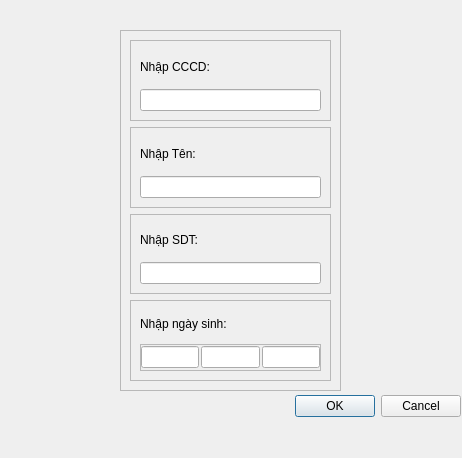
<?xml version="1.0" encoding="UTF-8"?>
<ui version="4.0">
 <class>DialogNhapKhachHang</class>
 <widget class="QDialog" name="DialogNhapKhachHang">
  <property name="geometry">
   <rect>
    <x>0</x>
    <y>0</y>
    <width>462</width>
    <height>458</height>
   </rect>
  </property>
  <property name="windowTitle">
   <string>Dialog</string>
  </property>
  <widget class="QDialogButtonBox" name="buttonBox">
   <property name="geometry">
    <rect>
     <x>120</x>
     <y>390</y>
     <width>341</width>
     <height>32</height>
    </rect>
   </property>
   <property name="orientation">
    <enum>Qt::Horizontal</enum>
   </property>
   <property name="standardButtons">
    <set>QDialogButtonBox::Cancel|QDialogButtonBox::Ok</set>
   </property>
  </widget>
  <widget class="QFrame" name="frame">
   <property name="geometry">
    <rect>
     <x>120</x>
     <y>30</y>
     <width>221</width>
     <height>361</height>
    </rect>
   </property>
   <property name="frameShape">
    <enum>QFrame::StyledPanel</enum>
   </property>
   <property name="frameShadow">
    <enum>QFrame::Raised</enum>
   </property>
   <layout class="QVBoxLayout" name="verticalLayout_2">
    <item>
     <widget class="QFrame" name="frame_2">
      <property name="frameShape">
       <enum>QFrame::StyledPanel</enum>
      </property>
      <property name="frameShadow">
       <enum>QFrame::Raised</enum>
      </property>
      <layout class="QVBoxLayout" name="verticalLayout_3">
       <item>
        <widget class="QLabel" name="label">
         <property name="text">
          <string>Nhập CCCD:</string>
         </property>
        </widget>
       </item>
       <item>
        <widget class="QLineEdit" name="lineEditNhapCCCD">
         <property name="inputMethodHints">
          <set>Qt::ImhNone</set>
         </property>
         <property name="inputMask">
          <string/>
         </property>
         <property name="text">
          <string/>
         </property>
         <property name="maxLength">
          <number>12</number>
         </property>
        </widget>
       </item>
      </layout>
     </widget>
    </item>
    <item>
     <widget class="QFrame" name="frame_6">
      <property name="frameShape">
       <enum>QFrame::StyledPanel</enum>
      </property>
      <property name="frameShadow">
       <enum>QFrame::Raised</enum>
      </property>
      <layout class="QVBoxLayout" name="verticalLayout_5">
       <item>
        <widget class="QLabel" name="label_3">
         <property name="text">
          <string>Nhập Tên:</string>
         </property>
        </widget>
       </item>
       <item>
        <widget class="QLineEdit" name="lineEditNhapTen"/>
       </item>
      </layout>
     </widget>
    </item>
    <item>
     <widget class="QFrame" name="frame_3">
      <property name="frameShape">
       <enum>QFrame::StyledPanel</enum>
      </property>
      <property name="frameShadow">
       <enum>QFrame::Raised</enum>
      </property>
      <layout class="QVBoxLayout" name="verticalLayout_4">
       <item>
        <widget class="QLabel" name="label_2">
         <property name="text">
          <string>Nhập SDT:</string>
         </property>
        </widget>
       </item>
       <item>
        <widget class="QLineEdit" name="lineEditNhapSDT">
         <property name="maxLength">
          <number>11</number>
         </property>
        </widget>
       </item>
      </layout>
     </widget>
    </item>
    <item>
     <widget class="QFrame" name="frame_5">
      <property name="frameShape">
       <enum>QFrame::StyledPanel</enum>
      </property>
      <property name="frameShadow">
       <enum>QFrame::Raised</enum>
      </property>
      <layout class="QVBoxLayout" name="verticalLayout">
       <item>
        <widget class="QLabel" name="label_4">
         <property name="text">
          <string>Nhập ngày sinh:</string>
         </property>
        </widget>
       </item>
       <item>
        <widget class="QFrame" name="frame_4">
         <property name="frameShape">
          <enum>QFrame::StyledPanel</enum>
         </property>
         <property name="frameShadow">
          <enum>QFrame::Raised</enum>
         </property>
         <layout class="QHBoxLayout" name="horizontalLayout">
          <property name="spacing">
           <number>2</number>
          </property>
          <property name="leftMargin">
           <number>0</number>
          </property>
          <property name="topMargin">
           <number>0</number>
          </property>
          <property name="rightMargin">
           <number>0</number>
          </property>
          <property name="bottomMargin">
           <number>0</number>
          </property>
          <item>
           <widget class="QLineEdit" name="lineEditNhapNgay">
            <property name="inputMask">
             <string/>
            </property>
            <property name="text">
             <string/>
            </property>
            <property name="maxLength">
             <number>2</number>
            </property>
           </widget>
          </item>
          <item>
           <widget class="QLineEdit" name="lineEditNhapThang">
            <property name="inputMask">
             <string/>
            </property>
            <property name="text">
             <string/>
            </property>
            <property name="maxLength">
             <number>2</number>
            </property>
           </widget>
          </item>
          <item>
           <widget class="QLineEdit" name="lineEditNhapNam">
            <property name="inputMask">
             <string/>
            </property>
            <property name="maxLength">
             <number>4</number>
            </property>
           </widget>
          </item>
         </layout>
        </widget>
       </item>
      </layout>
     </widget>
    </item>
   </layout>
  </widget>
 </widget>
 <resources/>
 <connections>
  <connection>
   <sender>buttonBox</sender>
   <signal>accepted()</signal>
   <receiver>DialogNhapKhachHang</receiver>
   <slot>accept()</slot>
   <hints>
    <hint type="sourcelabel">
     <x>248</x>
     <y>254</y>
    </hint>
    <hint type="destinationlabel">
     <x>157</x>
     <y>274</y>
    </hint>
   </hints>
  </connection>
  <connection>
   <sender>buttonBox</sender>
   <signal>rejected()</signal>
   <receiver>DialogNhapKhachHang</receiver>
   <slot>reject()</slot>
   <hints>
    <hint type="sourcelabel">
     <x>316</x>
     <y>260</y>
    </hint>
    <hint type="destinationlabel">
     <x>286</x>
     <y>274</y>
    </hint>
   </hints>
  </connection>
 </connections>
</ui>
